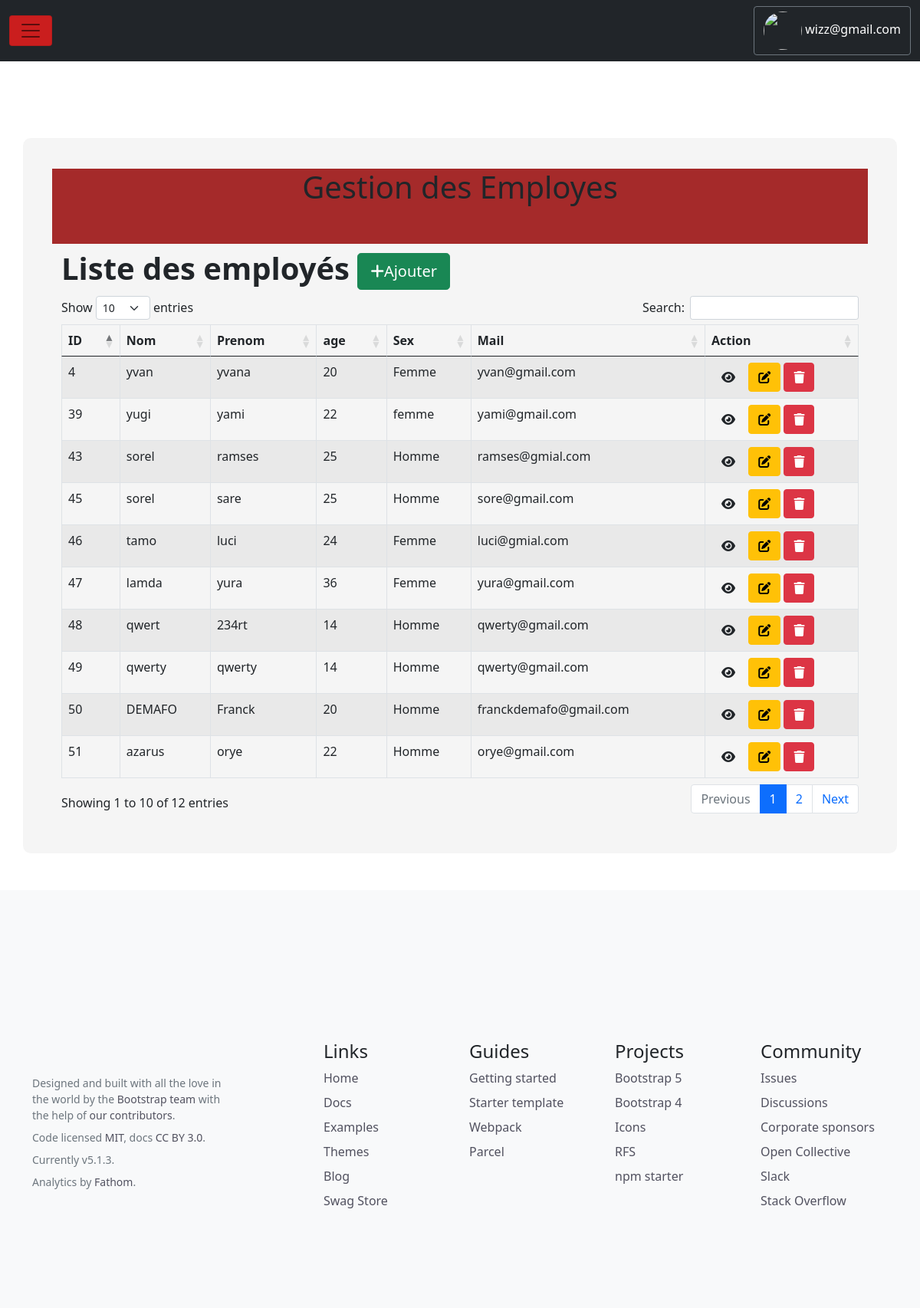
Screenshot of /src/source/IndexEmployes.php (signed in) with the database file from the repository.
### tables this page shows
CREATE TABLE `employes` (
  `id_employee` int(11) NOT NULL,
  `name` varchar(20) NOT NULL,
  `surname` varchar(30) NOT NULL,
  `age` int(2) NOT NULL,
  `sex` char(5) NOT NULL,
  `marital_status` varchar(20) NOT NULL,
  `id_role` int(11) NOT NULL,
  `mail` varchar(50) NOT NULL,
  `password` varchar(32) NOT NULL,
  `begin_date` date NOT NULL,
  `desactivate` tinyint(1) NOT NULL DEFAULT 1,
  `login` varchar(50) NOT NULL,
  `photo` varchar(32) NOT NULL
);

### src/source/IndexEmployes.php (the view, shortened to what this page needs)
<?php
require('./../view/includes/header.php');
?>
<link rel="stylesheet" href="./style.css">
<div class="container admin">
  <div class="row">
  <h1 class="text-logo" style="text-align: center; margin-top: -10px; background-color: brown;">Gestion des Employes</h1><br><br><br><br>
    <h1><strong>Liste des employés </strong><a href="InsertEmplyes.php" class="btn btn-success btn-lg">
        <i class="fas fa-plus"></i>Ajouter</a></h1>
    <div class="table-responsive">
      <table class="table table-striped table-bordered" id="employe">
        <thead>
          <tr>
            <th>ID</th>
            <th>Nom</th>
            <th>Prenom</th>
            <th>age</th>
            <th>Sex</th>
            <th>Mail</th>
            <th>Action</th>
          </tr>
        </thead>
        <tbody>
          <?php
          $conn = (new Database())->getConnection();
          $q = $conn->prepare("SElECT * FROM employes WHERE desactivate=1");
          $q->execute();
          $employes = $q->fetchall(PDO::FETCH_OBJ);
          ?>
          <?php for ($i = 0; $i < count($employes); $i++) { ?>
            <tr>
              <td><?= $employes[$i]->id_employee; ?></td>
              <td><?= $employes[$i]->name; ?></td>
              <td><?= $employes[$i]->surname; ?></td>
              <td><?= $employes[$i]->age; ?></td>
              <td><?= $employes[$i]->sex; ?></td>
              <td><?= $employes[$i]->mail; ?></td>
              <td>
                <a class="btn btn-default" href="ViewEmployes.php?id= <?= $employes[$i]->id_employee; ?>"><i class="fas fa-eye"></i></a>
                <a class="btn btn-warning" href="UpdateEmployes.php?id=<?= $employes[$i]->id_employee; ?>"> <i class="fas fa-edit"></i></a>
                <button type="button" class="btn btn-danger" data-bs-toggle="modal" data-bs-target="#exampleModal<?= $employes[$i]->id_employee; ?>"><i class="fas fa-trash"></i></button>
              </td>
            </tr>
          <?php } ?>
        </tbody>
      </table>
    </div>
  </div>
</div>
<?php require('./../view/includes/footer.php'); ?>

### assets/css/style.css (style rules this page uses)
a { text-decoration: none; color: rgb(81, 81, 95); }
.container { margin-top:100px; }
.admin { background:whitesmoke; padding: 50px; border-radius: 10px; }

### rows the page displays
employes: id_employee "4", name "yvan", surname "yvana", age "20", sex "Femme", mail "yvan@gmail.com"
employes: id_employee "39", name "yugi", surname "yami", age "22", sex "femme", mail "yami@gmail.com"
employes: id_employee "43", name "sorel", surname "ramses", age "25", sex "Homme", mail "ramses@gmial.com"
employes: id_employee "45", name "sorel", surname "sare", age "25", sex "Homme", mail "sore@gmail.com"
employes: id_employee "46", name "tamo", surname "luci", age "24", sex "Femme", mail "luci@gmial.com"
employes: id_employee "47", name "lamda", surname "yura", age "36", sex "Femme", mail "yura@gmail.com"
employes: id_employee "48", name "qwert", surname "234rt", age "14", sex "Homme", mail "qwerty@gmail.com"
employes: id_employee "49", name "qwerty", surname "qwerty", age "14", sex "Homme", mail "qwerty@gmail.com"
employes: id_employee "50", name "DEMAFO", surname "Franck", age "20", sex "Homme", mail "franckdemafo@gmail.com"
employes: id_employee "51", name "azarus", surname "orye", age "22", sex "Homme", mail "orye@gmail.com"

### other values shown
$_SESSION['mail'] "wizz@gmail.com"
